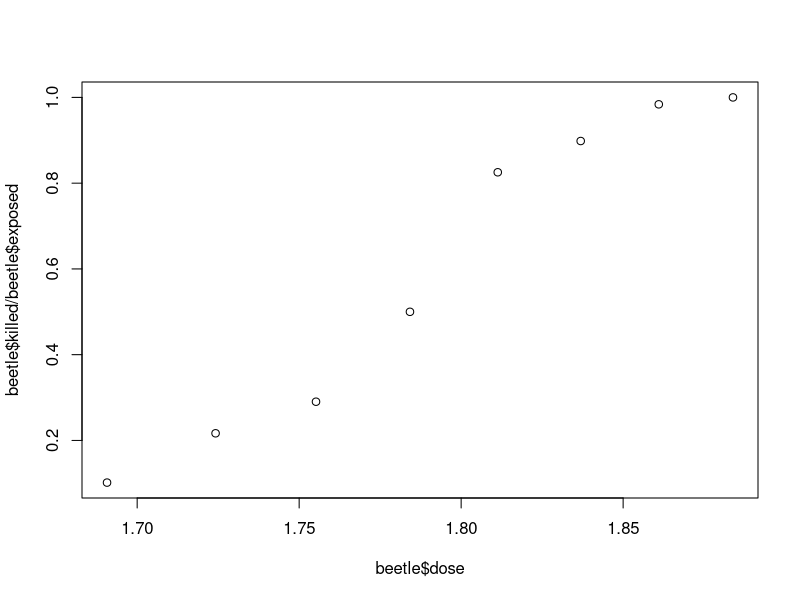
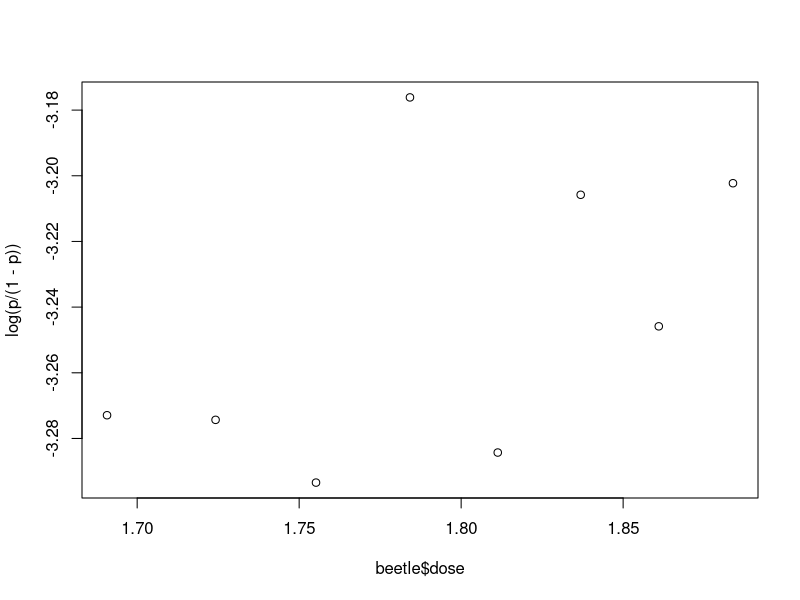

R code for these plots, in order:
## ---- chunk 1
knitr::opts_chunk$set(eval = FALSE)
knitr::opts_knit$set(root.dir = file.path('..', 'datasets'))
## ---- chunk 2
beetle <- read.csv("beetle.csv")
## ---- chunk 3
beet_lm <- lm(killed / exposed ~ dose , data = beetle, weights = exposed)
summary(beet_lm)
predict(beet_lm)
## ---- chunk 4
plot(beetle$dose, beetle$killed / beetle$exposed)
p <- (beetle$dose + 0.5) / (beetle$exposed + 1)
plot(beetle$dose, log(p/(1-p)))
## ---- chunk 5
beet_glm <- glm(killed/exposed ~ dose, data=beetle, family=binomial, weights=exposed)
## ---- chunk 6
summary(beet_glm)
## ---- chunk 7
anova(beet_glm, test="Chisq")
## ---- chunk 8
predict(beet_glm, type="response")
## ---- chunk 9
comparelinks <- function()
{
   x <- seq(from = -5., to = 5., length = 200.)
   y <- pnorm(x)
   z <- 1./(1. + exp( - x))
   compl <- 1- exp(-exp(x))
   plot(x, y, type = "l", main = "Comparison of Probit, Logit and Clog", col=2)
   lines(x, z, lty = 2., col=4)
   lines(x, compl, lty=3, col=6)
   legend(-4., 0.8, legend = c("Probit", "Logit", "cloglog"),
               lty = c(1., 2., 3), col=c(2, 4, 6))
}
## ---- chunk 10
beet_prlink <- glm(killed/exposed ~ dose, data = beetle, family = binomial(probit), 
                   weights = exposed)
beet_cloglinklink <- glm(killed/exposed ~ dose, data = beetle, 
                         family = binomial(cloglog), weights = exposed)
summary(beet_prlink)
summary(beet_cloglinklink)
summary(beet_glm)
